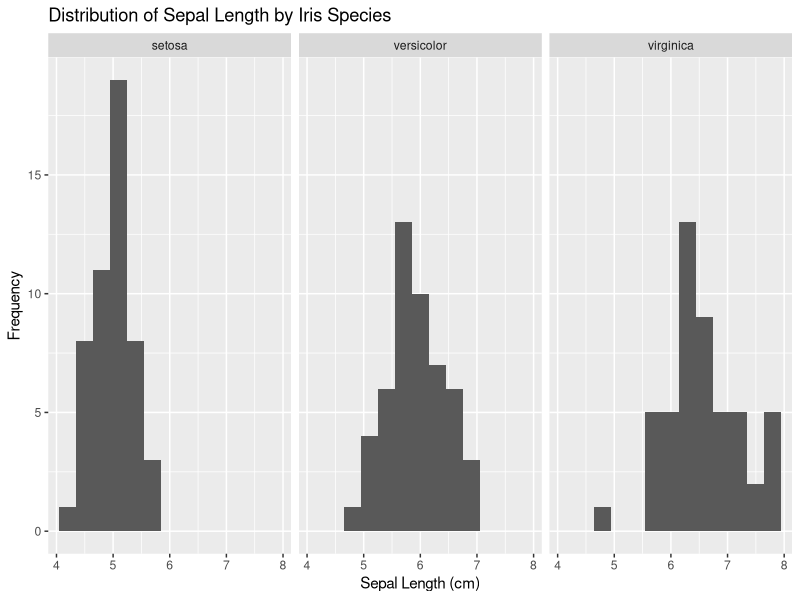
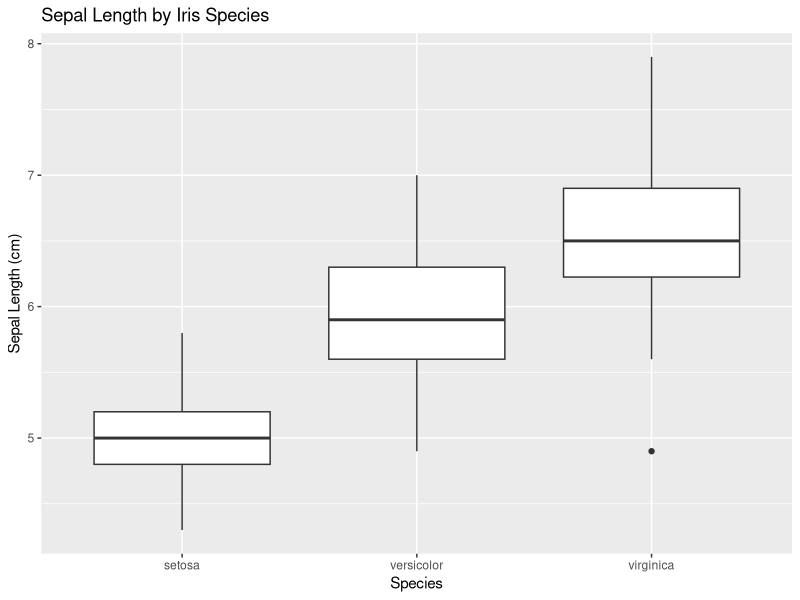
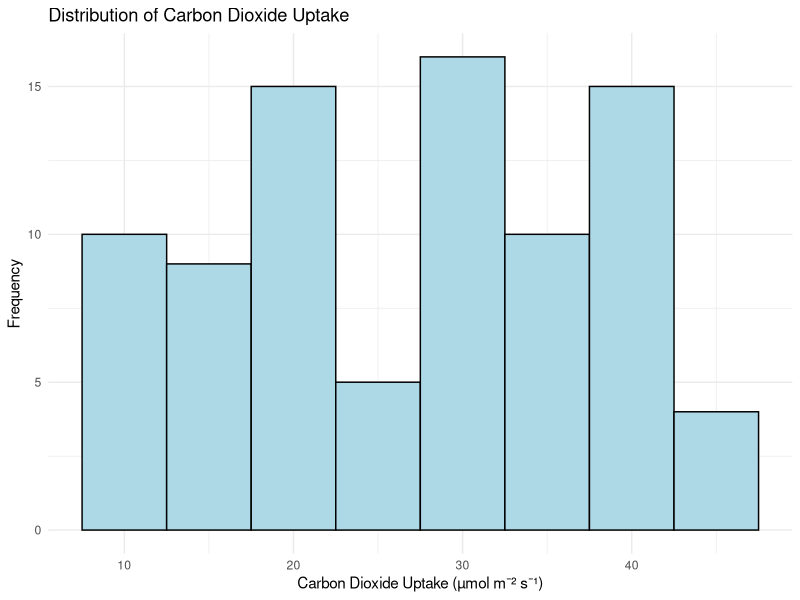
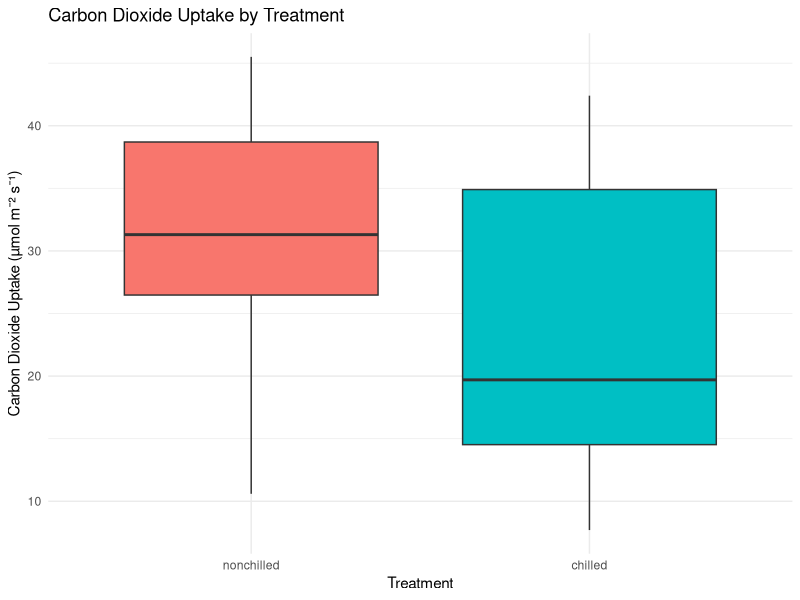

These charts were generated, in order, by the following R code:
## Name: Denisse Gabrielle C. Bajade

# =========================================================
# BIO 118 Laboratory Exercise 5
# 5 Summarizing and Organizing Data
# =========================================================

# 5.1. Load and inspect the iris dataset

data("iris")
head(iris)
str(iris)
names(iris)

## 5.2. Measures of central tendency

### 5.2.1 and 5.2.2 Mean and median by species

library(dplyr)

iris %>%
  group_by(Species) %>%
  summarise(
    Mean = mean(Sepal.Length),
    Median = median(Sepal.Length)
  )

### 5.2.3 Mode function
mode_function <- function(x) {
  frequencies <- table(x)
  names(frequencies)[which.max(frequencies)]
}

### 5.2.3 Mode by species
iris %>%
  group_by(Species) %>%
  summarise(Mode = mode_function(Sepal.Length))

# 5.3 Measures of variability

## Range, Variance, SD, and IQR

iris %>%
  group_by(Species) %>%
  summarise(
    Minimum = min(Sepal.Length),
    Maximum = max(Sepal.Length),
    Range = max(Sepal.Length) - min(Sepal.Length),
    Variance = var(Sepal.Length),
    SD = sd(Sepal.Length),
    Q1 = quantile(Sepal.Length, 0.25),
    Q3 = quantile(Sepal.Length, 0.75),
    IQR = IQR(Sepal.Length)
  )

# 5.4 Frequency distribution
## 5.4.1 Freq Table
species_freq <- table(iris$Species)
species_freq

## 5.4.2 Relative frequency and percentage
prop.table(species_freq)
prop.table(species_freq) * 100

## 5.4.3 Counts and percentages in a single table
iris %>%
  count(Species, name = "Frequency") %>%
  mutate(Percentage = round(Frequency / sum(Frequency) * 100, 2))

# 5.5 Measures of distribution

install.packages("e1071")
library(e1071)

## 5.5.1 Calculate skewness and kurtosis
iris %>%
  group_by(Species) %>%
  summarise(
    Skewness = skewness(Sepal.Length),
    Kurtosis = kurtosis(Sepal.Length)
  )

# 5.6 Visualizing the data

## 5.6.1 Histogram
library(ggplot2)
ggplot(iris, aes(x = Sepal.Length)) +
  geom_histogram(binwidth = 0.3) +
  facet_wrap(~ Species) +
  labs(
    title = "Distribution of Sepal Length by Iris Species",
    x = "Sepal Length (cm)",
    y = "Frequency"
  )

## 5.6.2 Boxplots
ggplot(iris, aes(x = Species, y = Sepal.Length)) +
  geom_boxplot() +
  labs(
    title = "Sepal Length by Iris Species",
    x = "Species",
    y = "Sepal Length (cm)"
  )

# 5.7 Practice Exercise: Summarizing data using the CO2 dataset

# Load packages and dataset
library(dplyr)
library(ggplot2)
library(e1071)

# 5.7.1 Inspect the dataset
?CO2
data(CO2)
data("CO2", package = "datasets")
head(CO2)
dim(CO2)

# 5.7.2 Mean and median
CO2 %>%
  summarise(
    Mean = mean(uptake),
    Median = median(uptake)
  )

CO2 %>%
  group_by(Treatment) %>%
  summarise(
    Mean = mean(uptake),
    Median = median(uptake)
  )

# 5.7.3 Variability by treatment
CO2 %>%
  group_by(Treatment) %>%
  summarise(
    Minimum = min(uptake),
    Maximum = max(uptake),
    Range = max(uptake) - min(uptake),
    Variance = var(uptake),
    SD = sd(uptake),
    IQR = IQR(uptake)
  )

# 5.7.4 Frequency and percentage
CO2 %>%
  count(Treatment, name = "Frequency") %>%
  mutate(Percentage = round(Frequency / sum(Frequency) * 100, 2))

# 5.7.5 Skewness and kurtosis
CO2 %>%
  summarise(
    Skewness = skewness(uptake),
    Kurtosis = kurtosis(uptake)
  )

# 5.7.6 Histogram
ggplot(CO2, aes(x = uptake)) +
  geom_histogram(binwidth = 5, color = "black", fill = "lightblue") +
  labs(
    title = "Distribution of Carbon Dioxide Uptake",
    x = "Carbon Dioxide Uptake (µmol m⁻² s⁻¹)",
    y = "Frequency"
  ) +
  theme_minimal()

# Boxplot by treatment
ggplot(CO2, aes(x = Treatment, y = uptake, fill = Treatment)) +
  geom_boxplot() +
  labs(
    title = "Carbon Dioxide Uptake by Treatment",
    x = "Treatment",
    y = "Carbon Dioxide Uptake (µmol m⁻² s⁻¹)"
  ) +
  theme_minimal() +
  guides(fill = "none")
